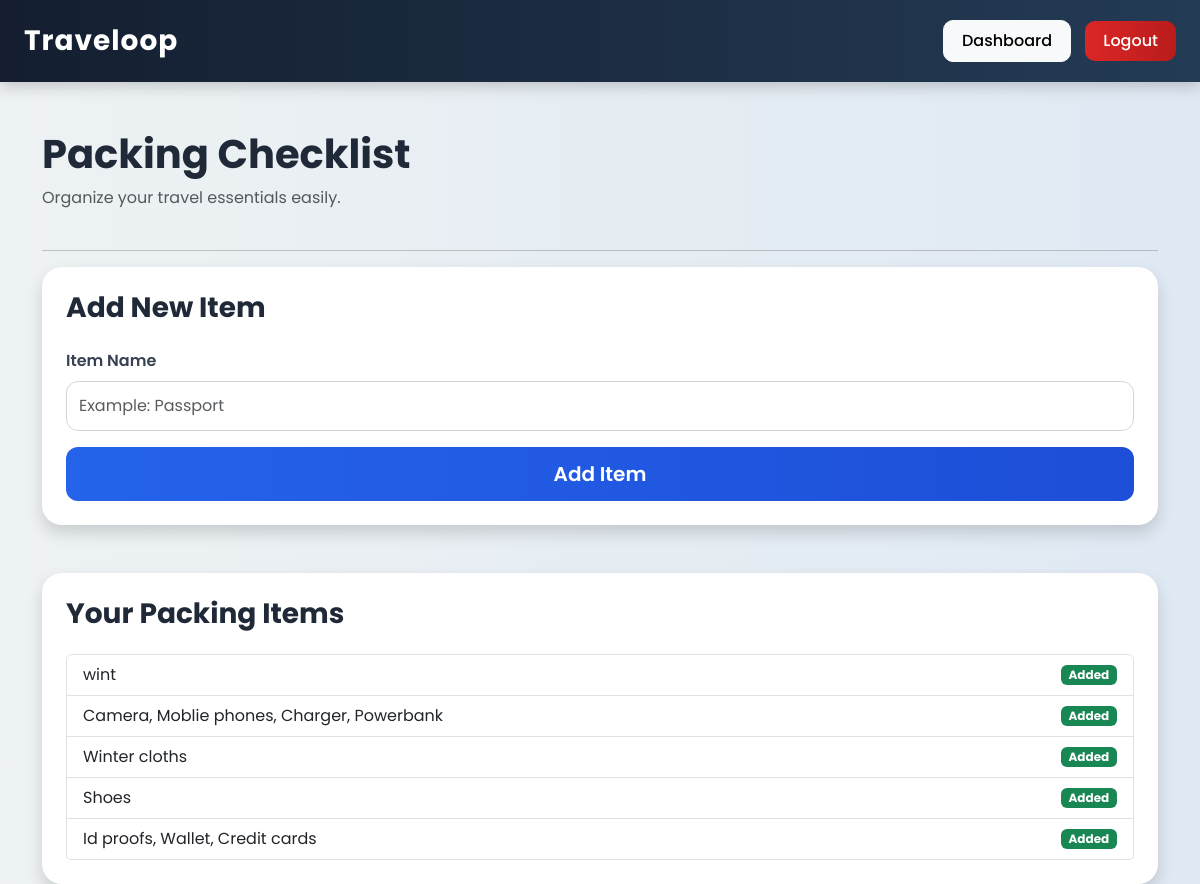
The app's page /packing/11 (signed in) with its own data.
### app.py (models this page shows)
class PackingItem(db.Model):
    id = db.Column(db.Integer, primary_key=True)
    item_name = db.Column(db.String(100))
    packed = db.Column(db.Boolean, default=False)
    trip_id = db.Column(db.Integer, db.ForeignKey('trip.id'))

### app.py (the view, shortened to what this page needs)
@app.route('/packing/<int:trip_id>', methods=['GET', 'POST'])
@login_required
def packing(trip_id):
    items = PackingItem.query.filter_by(
        trip_id=trip_id
    ).all()
    return render_template(
        'packing.html',
        items=items
    )

### app.py (called while the page is built)
@login_manager.user_loader
def load_user(user_id):
    return User.query.get(int(user_id))

### templates/packing.html
{% extends 'base.html' %}
{% block content %}
<div class="d-flex justify-content-between align-items-center mb-4">
    <div>
        <h1>
            Packing Checklist
        </h1>
        <p class="text-muted">
            Organize your travel essentials easily.
        </p>
    </div>
</div>
<hr>
<div class="card shadow p-4 mb-5">
    <h3 class="mb-4">
        Add New Item
    </h3>
    <form method="POST">
        <div class="mb-3">
            <label class="form-label">
                Item Name
            </label>
            <input
                type="text"
                name="item_name"
                class="form-control"
                placeholder="Example: Passport"
                required
            >
        </div>
        <div class="d-grid">
            <button
                type="submit"
                class="btn btn-primary btn-lg">
                Add Item
            </button>
        </div>
    </form>
</div>
<div class="card shadow p-4">
    <h3 class="mb-4">
        Your Packing Items
    </h3>
    {% if items %}
    <ul class="list-group">
        {% for item in items %}
        <li class="list-group-item d-flex justify-content-between align-items-center">
            <span>
                {{ item.item_name }}
            </span>
            <span class="badge bg-success">
                Added
            </span>
        </li>
        {% endfor %}
    </ul>
    {% else %}
    <div class="alert alert-info">
        No packing items added yet.
        Add your first travel essential.
    </div>
    {% endif %}
</div>
{% endblock %}

### static/style.css (style rules this page uses)
* { margin: 0; padding: 0; box-sizing: border-box; }
body { font-family: 'Poppins', sans-serif; background: linear-gradient( to right, #eef2f3, #dfe9f3 ); min-height: 100vh; color: #333; }
.card { border: none; border-radius: 20px; overflow: hidden; background: #ffffff; box-shadow: 0 8px 25px rgba(0,0,0,0.08); transition: all 0.3s ease; }
h1, h2, h3, h4 { font-weight: 700; color: #1f2937; }
p { color: #555; }
.form-label { font-weight: 600; margin-bottom: 8px; color: #374151; }
.form-control { border-radius: 12px; padding: 12px; border: 1px solid #d1d5db; transition: 0.3s; }
.btn { border-radius: 12px; padding: 12px 20px; font-weight: 600; transition: all 0.3s ease; }
.btn-primary { background: linear-gradient( to right, #2563eb, #1d4ed8 ); border: none; }

### records on screen
PackingItem: item_name "wint"
PackingItem: item_name "Camera, Moblie phones, Charger, Powerbank"
PackingItem: item_name "Winter cloths"
PackingItem: item_name "Shoes"
PackingItem: item_name "Id proofs, Wallet, Credit cards"
